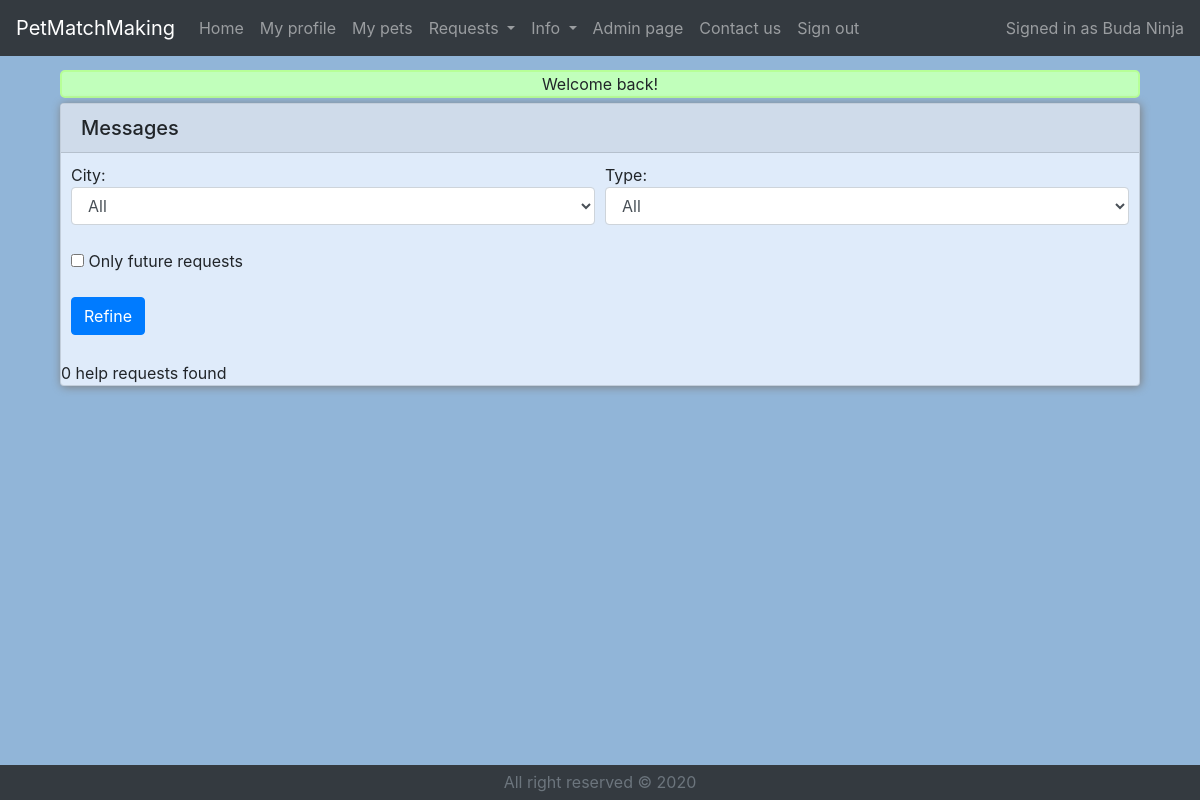
The page /main.php (signed in) on the database as committed earlier.
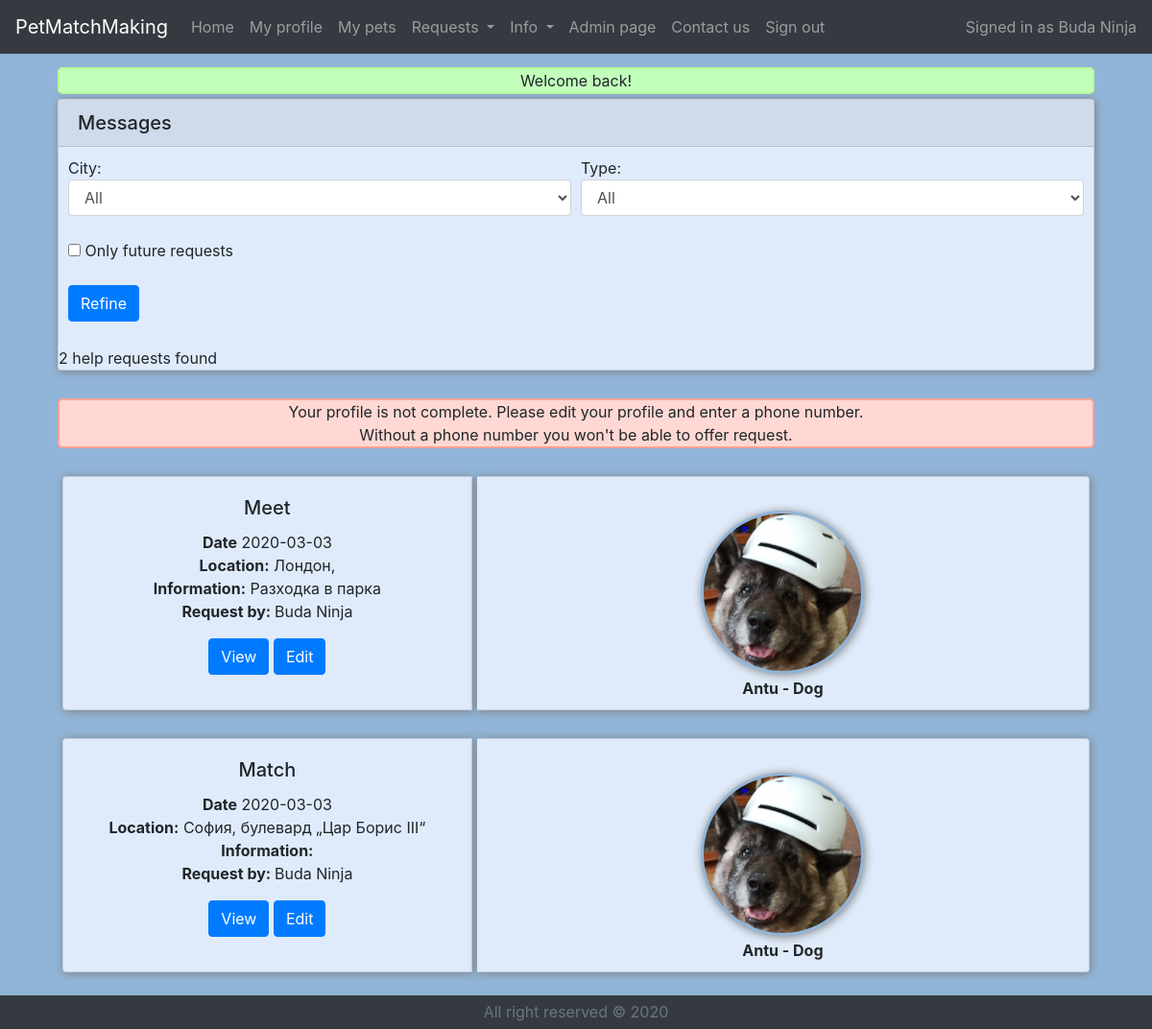
The same page on the database as committed later.
### tables this page shows
CREATE TABLE `users` (
  `userID` int(11) NOT NULL,
  `userEmail` varchar(64) NOT NULL,
  `userPassword` varchar(64) NOT NULL,
  `userFName` varchar(64) NOT NULL,
  `userLName` varchar(64) NOT NULL,
  `userPhone` varchar(64) NOT NULL,
  `userBirthday` date NOT NULL,
  `userAbout` text NOT NULL,
  `userRegisterTime` datetime NOT NULL,
  `userStatus` varchar(64) NOT NULL
);

CREATE TABLE `helprequests` (
  `helpID` int(11) NOT NULL,
  `userID` int(11) NOT NULL,
  `helpLocLat` float(10,6) NOT NULL,
  `helpLocLng` float(10,6) NOT NULL,
  `helpLocCity` varchar(64) NOT NULL,
  `helpLocStreet` varchar(64) NOT NULL,
  `helpLocNum` varchar(64) NOT NULL,
  `helpLocCountry` varchar(64) NOT NULL,
  `helpRegisterTime` datetime NOT NULL,
  `helpStartTime` datetime NOT NULL,
  `helpEndTime` datetime NOT NULL,
  `helpPayment` text NOT NULL,
  `helpAbout` text NOT NULL,
  `helpType` varchar(64) NOT NULL,
  `userPhone` varchar(64) NOT NULL,
  `helpStatus` int(11) NOT NULL
);

CREATE TABLE `pets_helprequests` (
  `petID` int(11) NOT NULL,
  `helpID` int(11) NOT NULL,
  `userID` int(11) NOT NULL,
  `recordRegisterTime` datetime NOT NULL
);

CREATE TABLE `pets` (
  `petID` int(11) NOT NULL,
  `userID` int(11) NOT NULL,
  `petName` varchar(64) NOT NULL,
  `petType` varchar(64) NOT NULL,
  `petBirthday` date NOT NULL,
  `petSex` varchar(64) NOT NULL,
  `petFood` text NOT NULL,
  `petTemper` text NOT NULL,
  `petAbout` text NOT NULL,
  `petStatus` int(11) NOT NULL,
  `petRegisterTime` datetime NOT NULL
);

### classes/dbClass.php (called while the page is built, shortened)
<?php
require_once "User.php";
class dbClass
{
    private $host;
    private $db;
    private $charset;
    private $user;
    private $pass;
    private $opt = array(
        PDO::ATTR_ERRMODE => PDO::ERRMODE_EXCEPTION,
        PDO::ATTR_DEFAULT_FETCH_MODE => PDO::FETCH_ASSOC
    );
    private $connection;
    public function __construct(string $host = "localhost", string $db = "petmatchdb", string $charset = "utf8", string $user = "root", string $pass = "")
    {
        $this->host = $host;
        $this->db = $db;
        $this->charset = $charset;
        $this->user = $user;
        $this->pass = $pass;
    }
    public function connect()
    {
        $dsn = "mysql:host=$this->host;dbname=$this->db;charset=$this->charset";
        $this->connection = new PDO($dsn, $this->user, $this->pass, $this->opt);
    }
    public function disconnect(){
        $this->connection = null;
    }
    public function getObjectsGeneral($table_name, $condition, $objectToFetch){
        $objArray = Array();
        $sql="SELECT * FROM `".$table_name."`".$condition;
        $result = $this->connection->query($sql);
        while ($row = $result->fetchObject($objectToFetch)){
            $objArray[] = $row;
        }
        return $objArray;
    }
    function xmlToString($htmlStr)
    {
        $xmlStr=str_replace('&lt;','<',$htmlStr);
        $xmlStr=str_replace('&gt;','>',$xmlStr);
        $xmlStr=str_replace('&quot;','"',$xmlStr);
        $xmlStr=str_replace("&#39;","'",$xmlStr);
        $xmlStr=str_replace('&amp;',"&",$xmlStr);
        return $xmlStr;
    }
    public function getPetImageLocation(Pet $p)
    {
        $location = "Images/Pets/";
        $filename = $p->getPetID().".JPG";
        return $location.$filename;
    }
}

### classes/User.php (called while the page is built, shortened)
<?php
require_once "dbClass.php";
class User
{
    private $userFName;
    private $userLName;
    private $userPhone;
    private $userStatus;
    public function getUserFName()
    {
        $db = new dbClass();
        return $db->xmlToString($this->userFName);
    }
    public function getUserLName()
    {
        $db = new dbClass();
        return $db->xmlToString($this->userLName);
    }
    public function getUserPhone()
    {
        return $this->userPhone;
    }
    public function getUserStatus()
    {
        return $this->userStatus;
    }
}

### classes/dbClassUserFunctions.php (called while the page is built, shortened)
<?php
require_once "dbClass.php";
require_once "Pet.php";
require_once "Pet_HelpRequest.php";
class dbClassUserFunctions
{
    public function getUserByID($ID){
        $db = new dbClass();
        $uArr = $db->getObjectsGeneral("users", " WHERE `userID`='".$ID."'", "User");
        $u = null;
        if ($uArr != null)
            $u = $uArr[0];
        return $u;
    }
}

### classes/dbClassHelpRequestFunctions.php (called while the page is built, shortened)
<?php
require_once "dbClass.php";
require_once "Pet.php";
require_once "User.php";
require_once "HelpRequest.php";
class dbClassHelpRequestFunctions
{
    public function getAllActiveHelpRequests(){
        $db=new dbClass();
        return  $db->getObjectsGeneral("helprequests"," WHERE `helpStatus` = 1", "HelpRequest");
    }
}

### classes/HelpRequest.php (called while the page is built, shortened)
<?php
require_once "dbClass.php";
class HelpRequest
{
    private $helpID;
    private $userID;
    private $helpLocCity;
    private $helpLocStreet;
    private $helpStartTime;
    private $helpEndTime;
    private $helpPayment;
    private $helpType;
    public function getHelpID()
    {
        return $this->helpID;
    }
    public function getUserID()
    {
        return $this->userID;
    }
    public function getHelpLocCity()
    {
        $db = new dbClass();
        return $db->xmlToString($this->helpLocCity);
    }
    public function getHelpLocStreet()
    {
        $db = new dbClass();
        return $db->xmlToString($this->helpLocStreet);
    }
    public function getHelpStartTime()
    {
        return $this->helpStartTime;
    }
    public function getHelpEndTime()
    {
        return $this->helpEndTime;
    }
    public function getHelpPayment()
    {
        return $this->helpPayment;
    }
    public function getHelpType()
    {
        return $this->helpType;
    }
}

### classes/Pet_HelpRequest.php (called while the page is built, shortened)
<?php
class Pet_HelpRequest
{
    private $petID;
    public function getPetID()
    {
        return $this->petID;
    }
}

### classes/Pet.php (called while the page is built, shortened)
<?php
class Pet
{
    private $petID;
    private $petName;
    private $petType;
    public function getPetID()
    {
        return $this->petID;
    }
    public function getPetName()
    {
        return $this->petName;
    }
    public function getPetType()
    {
        return $this->petType;
    }
}

### HelpRequestsAll.php (the view, shortened to what the rows shown need)
<?php
require_once "classes/dbClass.php";
require_once "classes/Pet.php";
require_once "classes/HelpRequest.php";
require_once "classes/Pet_HelpRequest.php";
require_once "classes/dbClassHelpRequestFunctions.php";
require_once "classes/User.php";
require_once "classes/dbClassUserFunctions.php";
$db = new dbClass();
$dbhr = new dbClassHelpRequestFunctions();
if (isset($_POST['sort'])) {
    $refinementArray = array();
    if (isset($_POST['city'])) {
        $refinementArray['helpLocCity'] = $_POST['city'];
    }
    if (isset($_POST['helpType']) && $_POST['helpType'] != "All") {
        $refinementArray['helpType'] = $_POST['helpType'];
    }
    if (isset($_POST['future']))
    {
        $refinementArray['future'] = "";
    }
    $helpRequestsArr = null;
    $_SESSION['refinement'] = $refinementArray;
    $_SESSION['nextPage']="HelpRequestsAll.php";
    header("Location: main.php");
    die();
}
else{
    $helpRequestsArr = $dbhr->getAllActiveHelpRequests();
}
?>
<?php
$dbu = new dbClassUserFunctions();
$signedInUserPhone = $dbu->getUserByID($_SESSION['user'])->getUserPhone();
if ($signedInUserPhone == "")
    echo "<br><div class='userMessageRed'>Your profile is not complete. Please edit your profile and enter a phone number.<br> Without a phone number you won't be able to offer request.</div>";
echo "<br>";
if ($helpRequestsArr== null)
    echo "";
else
{
    foreach ($helpRequestsArr as $k)
    {
        $HRpetsArray = $db->getObjectsGeneral("pets_helprequests", " WHERE `helpID`='".$k->getHelpID()."'", "Pet_HelpRequest");
        if ($HRpetsArray == null){
            $petsInRequest="No pets in request";
        }
        else {
            $petsInRequest="<div class='card-deck'>";
            foreach ($HRpetsArray as $p_hr)
            {
                $p = $db->getObjectsGeneral("pets", " WHERE `petID`='".$p_hr->getPetID()."'", "Pet");
                $image_str = "'background-image:url(".$db->getPetImageLocation($p[0]).")';";
                $petsInRequest.="<div class='pet-img' style=$image_str><div class='pet-name'>".$p[0]->getPetName()." - ".$p[0]->getPetType()."</div></div>";
            }
            $petsInRequest.="</div>";
        }
        $u = $db->getObjectsGeneral("users", " WHERE `userID`='".$k->getUserID()."'", "User")[0];
        $userName = $u->getUserFName()." ".$u->getUserLName();
        $str="";
        $str.="<div class='d-flex justify-content-center'>";
        $str.="<div class='card-group' id='helpRequestCard'>";
            $str.="<div class='card text-center'  id='helpRequestCard-request'>";
            $str.="<div class='card-body'>";
            $str.="<h5 class='card-title'>".$k->getHelpType()."</h5>";
            $str.="<p class='card-text'>";
            $helpTimeStr="";
            if ($k->getHelpEndTime() == "0000-00-00 00:00:00"){
                if ($k->getHelpStartTime() == "0000-00-00 00:00:00"){
                    $helpTimeStr .= "<b>Time not specified</b><br>";
                }
                else
                    $helpTimeStr .= "<b>Date</b> ".substr($k->getHelpStartTime(), 0, 10)."<br>";
            }
            else
                $helpTimeStr .= "<b>Time:</b> ".substr($k->getHelpStartTime(), 0, 10)." - ".substr($k->getHelpEndTime(), 0, 10)."<br>";
            $str.=$helpTimeStr;
            $str.="<b>Location:</b> ".$k->getHelpLocCity().", ".$k->getHelpLocStreet()."<br>";
            $str.="<b>Information:</b> ".$k->getHelpPayment()."<br>";
            $str.="<b>Request by: </b>".$userName."";
            $str.="<form action='myHelpRequests.php' method=post><button type='submit' class='btn btn-primary' name='"."view".$k->getHelpID()."'>View</button>";
            if ($k->getUserID() == $_SESSION['user'])
                $str .= "  <button type='submit' class='btn btn-primary' name='" . "editHelp" . $k->getHelpID() . "'>Edit</button>";
            $str.="</form>";
            $str.="</p></div>";
            $str.="</div>";
        $str.="<div class='card text-center' id='helpRequestCard-pets'>";
        $str.="<div class='card-body mx-auto'>";
        $str.=$petsInRequest;
        $str.="</div>";
        $str.="</div>";
        $str.="</div>";
        $str.="</div><br>";
        echo $str;
    }
}
?>

### headerUser.php (shortened to what the rows shown need)
<header>
    <div class="fixed-top">
        <nav class="navbar navbar-expand-lg navbar-dark bg-dark">
            <div class="collapse navbar-collapse" id="navbarNavDropdown">
                <ul class="navbar-nav mr-auto">
                    <li class="nav-item">
                    </li>
                    <li class="nav-item">
                    </li>
                    <li class="nav-item">
                    </li>
                    <li class="nav-item dropdown">
                    </li>
                    <li class="nav-item dropdown">
                    </li>
                    <?php
                    require_once "classes/dbClass.php";
                    require_once "classes/User.php";
                    $db = new dbClass();
                    $signedInUser = $db->getObjectsGeneral("users", "WHERE `userID`='".$_SESSION['user']."'", "User")[0];
                    if ($signedInUser->getUserStatus()=="admin")
                        echo "<li class='nav-item'><a class='nav-link' href='?admin'>Admin page</a></li>";
                    ?>
                    <li class="nav-item">
                    </li>
                    <li class="nav-item">
                    </li>
                </ul>
                <span class="navbar-text">
                  <?php
                  if (isset($_SESSION['user']))
                      echo "Signed in as ".$signedInUser->getUserFName()." ".$signedInUser->getUserLName();
                  else
                      echo "Not signed in";
                  ?>
                </span>
            </div>
        </nav>
    </div>
</header>

Rows that differ between the two databases and show on the page:
changed users "Buda": userPhone "1234567890" → empty (drawn)
added helprequests: helpType "Meet", helpStartTime "2020-03-03", helpLocCity "Лондон", helpPayment "Разходка в парка", userID.userLName "Buda Ninja"
added pets_helprequests: petID.petName "Antu", petID.petType "Dog", shown under "Meet"
added helprequests: helpType "Match", helpStartTime "2020-03-03", helpLocCity "София", helpLocStreet "булевард „Цар Борис III“", userID.userLName "Buda Ninja"
added pets_helprequests: petID.petName "Antu", petID.petType "Dog", shown under "Match"
Other text that changed with them:
sizeof($helpRequestsArr): "0" → "2"
text now shown: "Your profile is not complete. Please edit your profile and enter a phone number. Without a phone number you won't be able to offer request."
